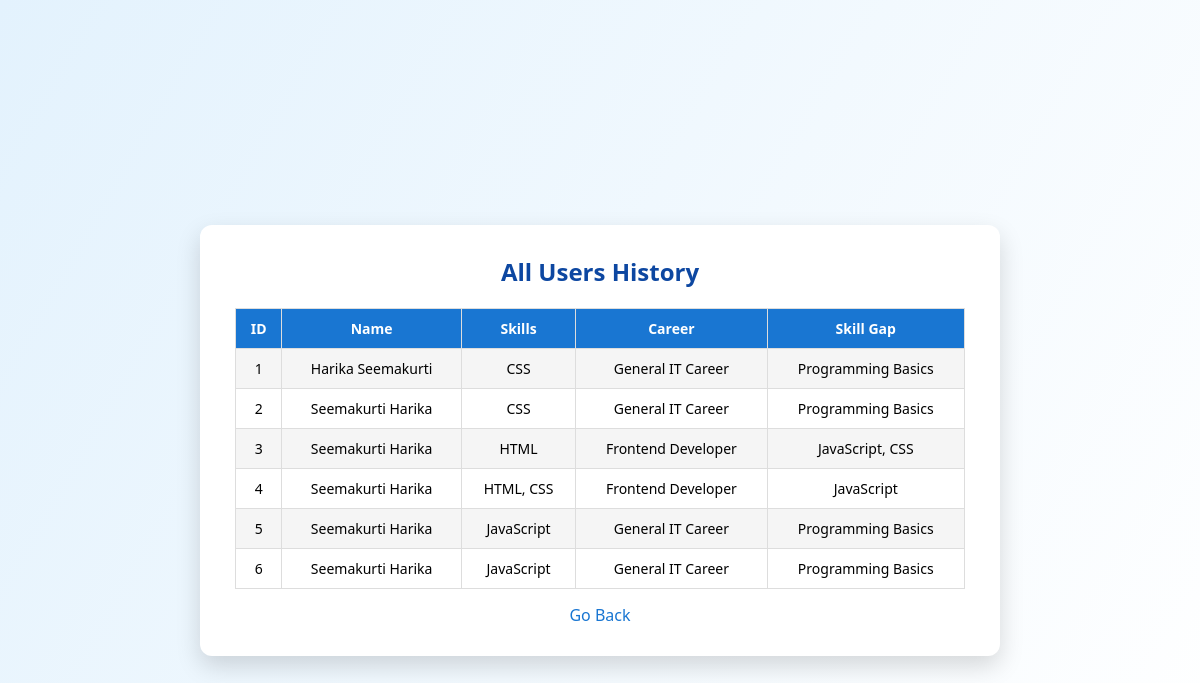
Screenshot of /users (signed in) with the database file from the repository.
### tables this page shows
CREATE TABLE users (
    id INTEGER PRIMARY KEY AUTOINCREMENT,
    name TEXT,
    skills TEXT,
    career TEXT,
    skill_gap TEXT
);

### app.py (the view)
@app.route("/users")
def users():
    if "user" not in session:
        return redirect("/login")
    conn = get_db_connection()
    cursor = conn.cursor()
    cursor.execute("SELECT id, name, skills, career, skill_gap FROM users")
    data = cursor.fetchall()
    conn.close()
    return render_template("users.html", users=data)

### app.py (called while the page is built)
def get_db_connection():
    return sqlite3.connect("career.db", timeout=10)

### templates/users.html (shortened to what this page needs)
<!DOCTYPE html>
<html>
  <head>
    <link
      rel="stylesheet"
      href="{{ url_for('static', filename='style.css') }}"
    />
  </head>
  <body>
    <form style="max-width: 800px">
      <h2>All Users History</h2>
      <table border="1" width="100%" cellpadding="8">
        <tr>
          <th>ID</th>
          <th>Name</th>
          <th>Skills</th>
          <th>Career</th>
          <th>Skill Gap</th>
        </tr>
        {% for user in users %}
        <tr>
          <td>{{ user[0] }}</td>
          <td>{{ user[1] }}</td>
          <td>{{ user[2] }}</td>
          <td>{{ user[3] }}</td>
          <td>{{ user[4] }}</td>
        </tr>
        {% endfor %}
      </table>
      <br />
      <a href="/">Go Back</a>
    </form>
  </body>
</html>

### static/style.css (style rules this page uses)
* { margin: 0; padding: 0; box-sizing: border-box; font-family: "Segoe UI", Arial, sans-serif; }
body { min-height: 100vh; background: linear-gradient(120deg, #e3f2fd, #ffffff); display: flex; justify-content: center; align-items: center; }
form { background: #ffffff; width: 100%; max-width: 420px; padding: 30px 35px; border-radius: 12px; box-shadow: 0 10px 25px rgba(0, 0, 0, 0.15); }
h2 { text-align: center; margin-bottom: 20px; color: #0d47a1; }
a { display: block; margin-top: 15px; text-align: center; text-decoration: none; color: #1976d2; font-weight: 500; }
table { width: 100%; border-collapse: collapse; margin-top: 15px; font-size: 14px; }
th, td { border: 1px solid #ddd; padding: 10px; text-align: center; }
th { background-color: #1976d2; color: white; }
tr:nth-child(even) { background-color: #f5f5f5; }
body { padding-top: 80px; }

### rows the page displays
users: id "1", name "Harika Seemakurti", skills "CSS", career "General IT Career", skill_gap "Programming Basics"
users: id "2", name "Seemakurti Harika", skills "CSS", career "General IT Career", skill_gap "Programming Basics"
users: id "3", name "Seemakurti Harika", skills "HTML", career "Frontend Developer", skill_gap "JavaScript, CSS"
users: id "4", name "Seemakurti Harika", skills "HTML, CSS", career "Frontend Developer", skill_gap "JavaScript"
users: id "5", name "Seemakurti Harika", skills "JavaScript", career "General IT Career", skill_gap "Programming Basics"
users: id "6", name "Seemakurti Harika", skills "JavaScript", career "General IT Career", skill_gap "Programming Basics"
